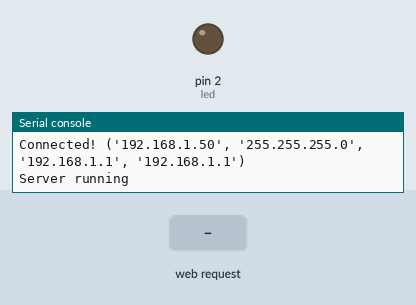
Bench run of a program on a simulated MicroPython board. Shown: output pins drawn as LEDs (lit = HIGH), the last lines printed to the serial console. The test bench sets the inputs (shaded band). WiFi joins after 1.5 s; the interpreter's speed is modelled, so counts of loop turns are approximate; library files of the repository ran but are not shown: 1 file(s).

Above: at 2.7 s.
2.8 s: HTTP request GET /toggle received
At 3.5 s:
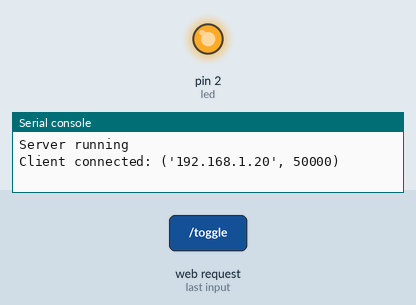
4.3 s: HTTP request GET / received
Timing chart, 0 to 7.3 s (numbered marks = the images above; inputs shaded):
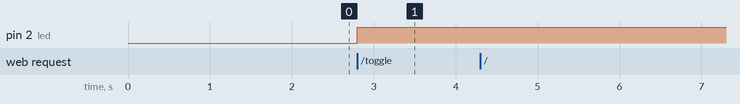

Measured:
- after the input at 2.8 s, pin 2 (led): LOW → HIGH at once

The program:

main.py
```python
import network
import socket
from machine import Pin
import time
import os

SSID = "GunnarPC"
PASSWORD = "Hemmelig"

led = Pin(2, Pin.OUT)

# CONNECT WIFI
wifi = network.WLAN(network.STA_IF)
wifi.active(True)

# Disable power saving → improves responsiveness
try:
    wifi.config(pm=0xa11140)
except:
    pass

wifi.connect(SSID, PASSWORD)

print("Connecting...")
while not wifi.isconnected():
    time.sleep(0.1)

print("Connected!", wifi.ifconfig())

# MIME TYPES
def content_type(filename):
    if filename.endswith(".html"):
        return "text/html"
    if filename.endswith(".css"):
        return "text/css"
    if filename.endswith(".js"):
        return "application/javascript"
    return "text/plain"

# SEND FILE IN CHUNKS (IMPORTANT)
def send_file(client, filepath):
    try:
        size = os.stat(filepath)[6]

        header = """HTTP/1.1 200 OK\r
Content-Type: {}\r
Content-Length: {}\r
Connection: close\r
\r
""".format(content_type(filepath), size)

        client.send(header)

        with open(filepath, "rb") as f:
            while True:
                chunk = f.read(512)
                if not chunk:
                    break
                client.send(chunk)

    except Exception as e:
        client.send(b"HTTP/1.1 500 Internal Server Error\r\n\r\n")
        print("File send error:", e)

# READ HTTP REQUEST SAFELY
def read_request(client):
    client.settimeout(1.5)

    data = b""
    try:
        while True:
            chunk = client.recv(512)
            if not chunk:
                break
            data += chunk

            # End of headers
            if b"\r\n\r\n" in data:
                break
    except:
        pass

    return data.decode("utf-8", "ignore")

# SERVER SETUP
addr = socket.getaddrinfo("0.0.0.0", 80)[0][-1]

server = socket.socket()
server.setsockopt(socket.SOL_SOCKET, socket.SO_REUSEADDR, 1)
server.bind(addr)
server.listen(2)

# Accept timeout → prevents blocking forever
server.settimeout(1)

print("Server running")

while True:
    try:
        client, addr = server.accept()
    except:
        continue

    print("Client connected:", addr)

    request = read_request(client)

    if not request:
        client.close()
        continue

    try:
        path = request.split(" ")[1]
    except:
        client.close()
        continue

    # GPIO TOGGLE
    if path == "/toggle":
        led.value(not led.value())
        response = b"ON" if led.value() else b"OFF"

        client.send(b"""HTTP/1.1 200 OK\r
Content-Type: text/plain\r
Connection: close\r
\r
""" + response)

    else:
        if path == "/":
            path = "/index.html"

        filepath = "/www" + path

        if filepath.endswith("/"):
            filepath += "index.html"

        try:
            send_file(client, filepath)
        except:
            client.send(b"""HTTP/1.1 404 NOT FOUND\r
Content-Type: text/plain\r
Connection: close\r
\r
404 File Not Found""")

    client.close()
```
